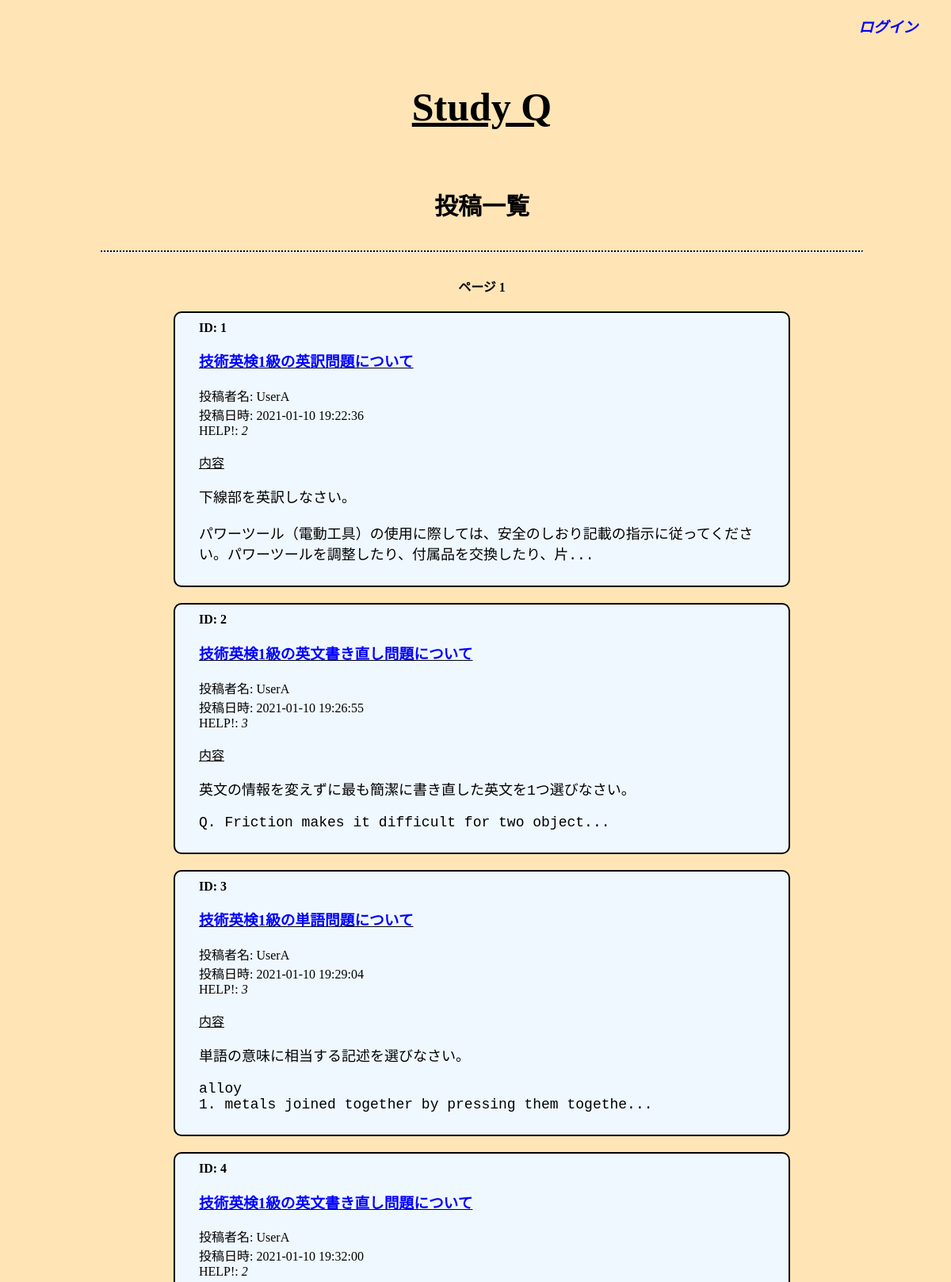
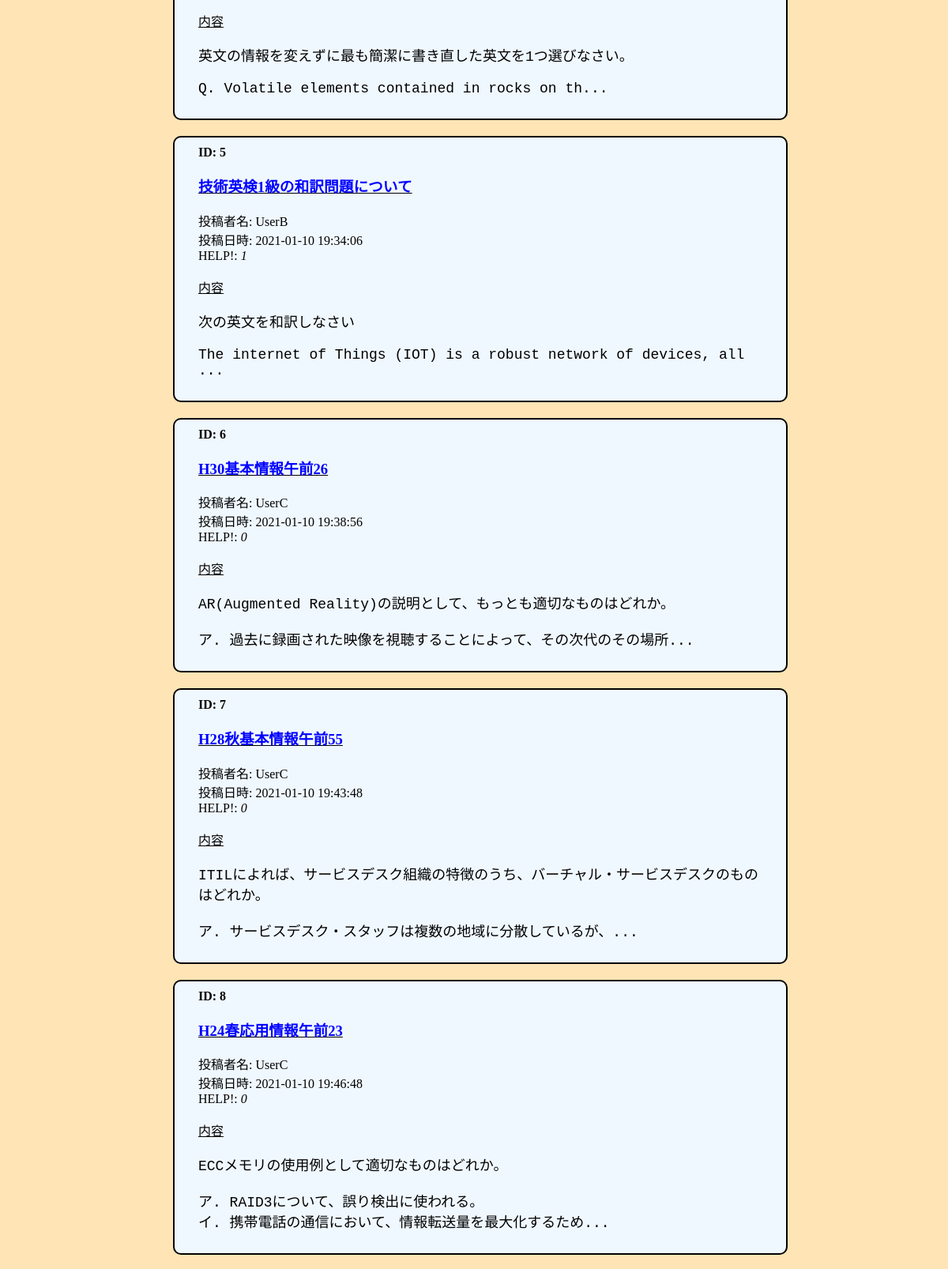
Screenshot of /allview.php (upper part) with the database file from the repository (2 pictures, top to bottom).
### tables this page shows
CREATE TABLE `Questions` (
  `question_id` int NOT NULL AUTO_INCREMENT,
  `user_id` varchar(16) NOT NULL,
  `title` varchar(64) NOT NULL,
  `body` varchar(2048) NOT NULL,
  `tweet` varchar(128) DEFAULT NULL,
  `date` datetime NOT NULL,
  `visible` int NOT NULL DEFAULT '1',
  PRIMARY KEY (`question_id`),
  KEY `user_id` (`user_id`),
  CONSTRAINT `questions_ibfk_1` FOREIGN KEY (`user_id`) REFERENCES `Users` (`user_id`) ON DELETE RESTRICT
);

CREATE TABLE `Users` (
  `user_id` varchar(16) NOT NULL,
  `nickname` varchar(32) NOT NULL,
  `hashed_pw` varchar(64) NOT NULL,
  `is_operator` int NOT NULL DEFAULT '0',
  PRIMARY KEY (`user_id`)
);

### util_func.php (called while the page is built, shortened)
<?php
function getUserMsg() {
    $nickname = $_SESSION["studyq_nickname"];
    if($nickname) {
        $mylink = "mypage.php";
        $hdmsg = "$nickname さんのマイページへ";
    } else {
        $mylink = "login.php";
        $hdmsg = "ログイン";
    }
    return array($mylink, $hdmsg);
}
function getDBHandler() {
    try {
        $dbh = new PDO("mysql:dbhost=localhost;dbname=db2020;unix_socket=/tmp/mysql.sock", "db2020", "db2020");
        $dbh->setAttribute(PDO::ATTR_ERRMODE, PDO::ERRMODE_EXCEPTION);
        $dbh->query("set names utf8");
    } catch (PDOException $e) {
        echo $e->getMessage();
        exit();
    }
    return $dbh;
}
function adjustmentStr($msg, $n) {
    if(strlen($msg) > $n) {
        return mb_substr($msg, 0, $n) . "...";
    }
    return $msg;
}
?>

### allview.php (the view, shortened to what this page needs)
<?php
require "util_func.php";
list($mylink, $hdmsg) = getUserMsg();
$page = $_GET["page"];
if(!$page || $page < 1) {
    $page = 1;
}
$is_operator = $_SESSION["studyq_is_operator"];
$offset = ($page-1) * 10;
$sql = "select U.nickname as nickname, Q.question_id as question_id, Q.title as title, Q.date as date, Q.body as body, count(V.user_id) as count from Questions as Q inner join Users as U on Q.user_id=U.user_id left join Valuations as V on Q.question_id=V.question_id where Q.visible=1 or $is_operator=1 group by Q.question_id order by Q.date asc limit 10 offset $offset;";
$questions = getDBHandler()->query($sql)->fetchAll();
?>
<!DOCTYPE html>
<html lang="ja">
<head>
    <link rel="stylesheet" type="text/css" href="style.css">
</head>
<body>
    <header>
        <h3 style="text-align: right;"><a href=<?php echo $mylink; ?>><i><?php echo $hdmsg; ?></i></a></h3>
    </header>
    <h1 class="title" onclick="javascript:window.location='/';return false;"><u>Study Q</u></h1>
    <h2 class="minititle">投稿一覧</h2>
    <hr>
    <p class="center"><b>ページ <? echo $page; ?></b></p>
    <div class="center" style="width: 70%;">
        <?php
            foreach($questions as $question) {
                $question_id = $question["question_id"];
                $title = $question["title"];
                $nickname = $question["nickname"];
                $date = $question["date"];
                $body = adjustmentStr($question["body"], 80);
                $count = $question["count"];
                echo "<div class='listelement' style='width:85%; margin-left: auto; margin-right: auto;'>\n";
                echo "<b>ID: $question_id</b><br>\n";
                echo "<h3><b><u><a href='detail.php?id=$question_id'>$title</a></u></b></h3>\n";
                echo "投稿者名: $nickname<br>\n";
                echo "投稿日時: $date<br>\n";
                echo "HELP!: <i>$count</i><br><br>\n";
                echo "<u>内容</u><br> <pre style='font-size:18px;'>$body</pre>\n";
                echo "</div>";
            }
        ?>
    </div>
</body>
</html>

### style.css (style rules this page uses)
a { color: #00F; text-decoration: none; }
body { width: 100%; background: #FFE4B5; }
header { padding-left: 50px; padding-right: 50px; }
.center { width: auto; text-align: center; margin-left: auto; margin-right: auto; }
h1.title { width: 250px; height: 100px; margin-top: 60px; margin-bottom: 30px; margin-left: auto; margin-right: auto; font-family: "arial black"; font-size: 50px; text-align: center; }
h2.minititle { width: 200px; height: 50px; margin-top: 20px; margin-bottom: 10px; margin-left: auto; margin-right: auto; font-family: "arial"; font-size: 30px; text-align: center; }
hr { width: 80%; border-top: 2px dotted #000; margin-top: 30px; margin-bottom: 30px; }
div.listelement { border: 2px solid #000; border-radius: 10px; background-color: aliceblue; margin: 20px 10px 20px 10px; padding: 10px 30px 10px 30px; text-align: left; }
pre { white-space: pre-wrap; }

### rows the page displays
questions: question_id "1", title "技術英検1級の英訳問題について", user.nickname "UserA", date "2021-01-10 19:22:36", count "2", body "下線部を英訳しなさい。 パワーツール（電動工具）の使用に際しては、安全のしおり記載の指示に従ってください。パワーツールを調整したり、付属品を交換したり、片..."
questions: question_id "2", title "技術英検1級の英文書き直し問題について", user.nickname "UserA", date "2021-01-10 19:26:55", count "3", body "英文の情報を変えずに最も簡潔に書き直した英文を1つ選びなさい。 Q. Friction makes it difficult for two object..."
questions: question_id "3", title "技術英検1級の単語問題について", user.nickname "UserA", date "2021-01-10 19:29:04", count "3", body "単語の意味に相当する記述を選びなさい。 alloy 1. metals joined together by pressing them togethe..."
questions: question_id "4", title "技術英検1級の英文書き直し問題について", user.nickname "UserA", date "2021-01-10 19:32:00", count "2", body "英文の情報を変えずに最も簡潔に書き直した英文を1つ選びなさい。 Q. Volatile elements contained in rocks on th..."
questions: question_id "5", title "技術英検1級の和訳問題について", user.nickname "UserB", date "2021-01-10 19:34:06", count "1", body "次の英文を和訳しなさい The internet of Things (IOT) is a robust network of devices, all ..."
questions: question_id "6", title "H30基本情報午前26", user.nickname "UserC", date "2021-01-10 19:38:56", count "0", body "AR(Augmented Reality)の説明として、もっとも適切なものはどれか。 ア. 過去に録画された映像を視聴することによって、その次代のその場所..."
questions: question_id "7", title "H28秋基本情報午前55", user.nickname "UserC", date "2021-01-10 19:43:48", count "0", body "ITILによれば、サービスデスク組織の特徴のうち、バーチャル・サービスデスクのものはどれか。 ア. サービスデスク・スタッフは複数の地域に分散しているが、..."
questions: question_id "8", title "H24春応用情報午前23", user.nickname "UserC", date "2021-01-10 19:46:48", count "0", body "ECCメモリの使用例として適切なものはどれか。 ア. RAID3について、誤り検出に使われる。 イ. 携帯電話の通信において、情報転送量を最大化するため..."

### other values shown
$hdmsg "ログイン"
$page "1"
